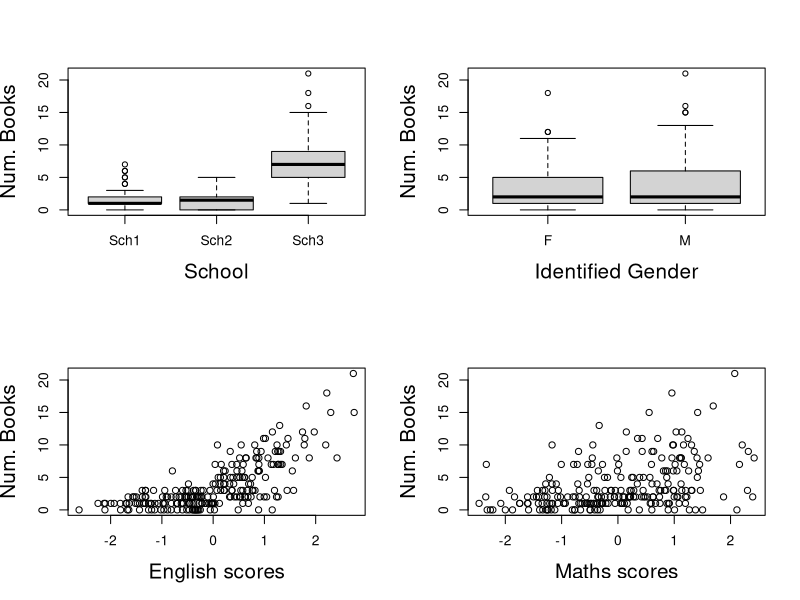
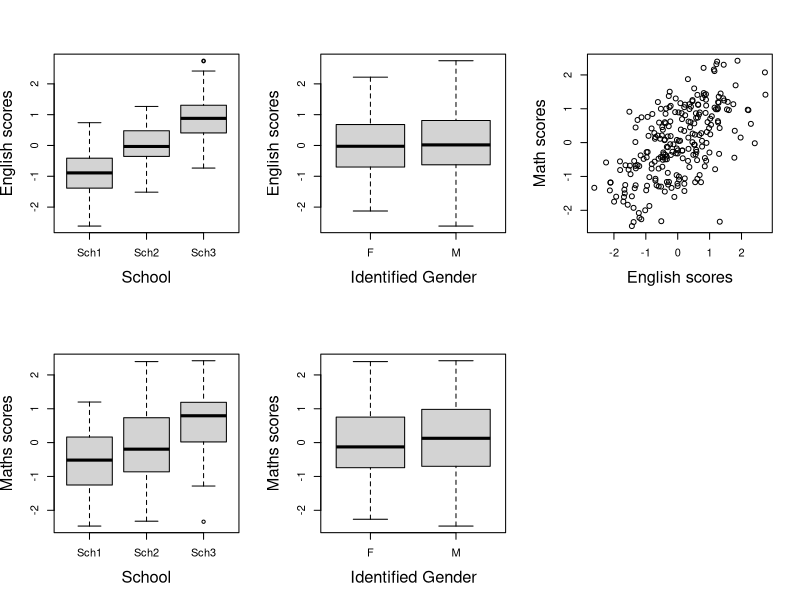
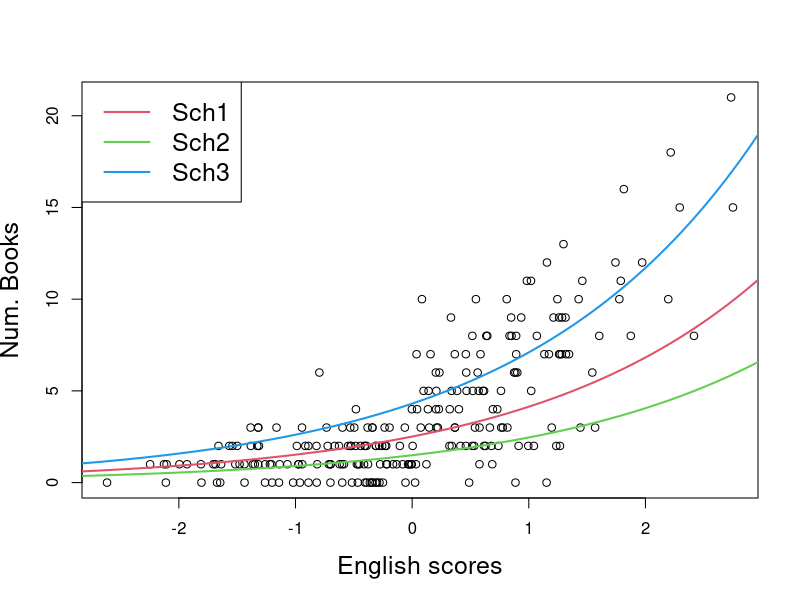
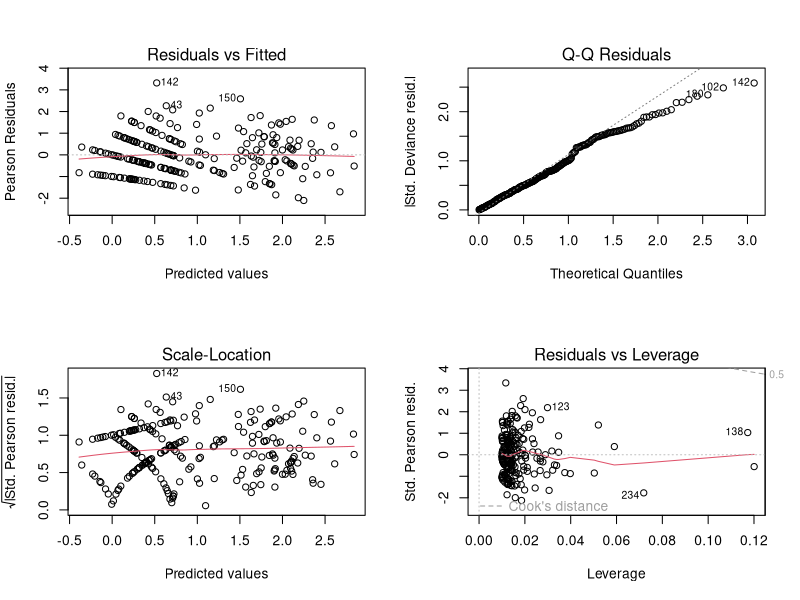
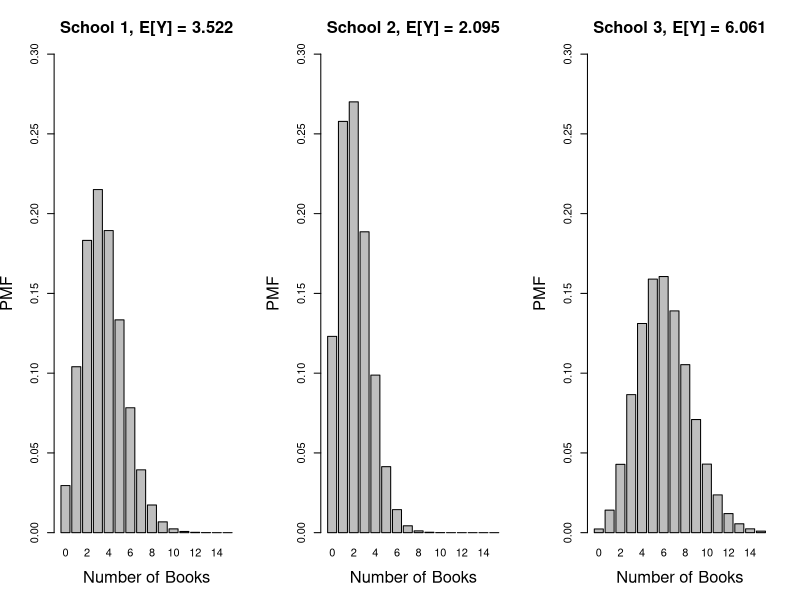

Recreate these plots in R, in order.
###############################################
# GRM: Case Study - GLMs              R code  #
###############################################
#Read data into R
Book <- read.table("Book.dat")
###############################################
# Explore the data                            #
###############################################
#Explore relationship of response variable with covariates
par(mfrow = c(2,2))
boxplot(Book[,"books"] ~ Book[,"school"], xlab = "School", ylab = "Num. Books", cex.lab = 1.5)
boxplot(Book[,"books"] ~ Book[,"gender"], xlab = "Identified Gender", ylab = "Num. Books", cex.lab = 1.5)
plot(Book[,"eng"], Book[,"books"], xlab = "English scores", ylab = "Num. Books", cex.lab = 1.5)
plot(Book[,"math"], Book[,"books"], xlab = "Maths scores", ylab = "Num. Books",  cex.lab = 1.5)
#Explore relationship amongst the covariates
par(mfrow = c(2,3))
boxplot(Book[,"eng"] ~ Book[,"school"], xlab = "School", ylab = "English scores", cex.lab = 1.5)
boxplot(Book[,"eng"] ~ Book[,"gender"], xlab = "Identified Gender", ylab = "English scores", cex.lab = 1.5)
plot(Book[,"eng"], Book[,"math"], xlab = "English scores", ylab = "Math scores", cex.lab = 1.5)
boxplot(Book[,"math"] ~ Book[,"school"], xlab = "School", ylab = "Maths scores", cex.lab = 1.5)
boxplot(Book[,"math"] ~ Book[,"gender"], xlab = "Identified Gender", ylab = "Maths scores", cex.lab = 1.5)
plot(1,1,type="n",xaxt="n",yaxt="n",xlab="",ylab="",frame=FALSE) #Blank space
cor(Book[,"eng"], Book[,"math"])
table(Book[,"school"], Book[,"gender"])
chisq.test(table(Book[,"school"], Book[,"gender"])) #Schools & identified genders are independent
###############################################
# Building the Poisson regression model       #
###############################################
#Simple Poisson regression model with maths score covariate
Model1 <- glm(formula = books ~ math, data = Book, family = poisson(link = "log"))
summary(Model1)
#Perform variable selection to find the best model
ModelAll <- glm(formula = books ~ ., data = Book, family = poisson(link = log))
ModelBest <- step(ModelAll, trace = 0)  #trace = 0 suppresses print-out
summary(ModelBest)
# Illustrate fitted regression curves      
par(mfrow = c(1, 1))
plot(Book[,"eng"], Book[,"books"], xlab = "English scores", ylab = "Num. Books",
     cex.lab = 1.5)
x <- seq(from = -3, to = 3, by = 0.1)
lines(x, exp(0.92 + 0.50*x), col = 2, lwd = 2)
lines(x, exp(0.92 - 0.52 + 0.50*x), col = 3, lwd = 2)
lines(x, exp(0.92 + 0.54 + 0.50*x), col = 4, lwd = 2)
legend("topleft", legend = c("Sch1","Sch2","Sch3"), col = c(2,3,4), lty = 1,lwd = 2, cex = 1.5)
# Assess validity of model assumptions
par(mfrow = c(2, 2))
plot(ModelBest)
###############################################
# Prediction                                  #
###############################################
# Construct new data frame for prediction
PredictData <- data.frame(
  school = c("Sch1", "Sch2", "Sch3", "Sch1", "Sch2", "Sch3"),
  gender = c("M", "M", "M", "F", "F", "F"),
  math   = rep(qnorm(0.75), rep = 6),
  eng    = rep(qnorm(0.75), rep = 6)
)
# Evaluate linear predictor
predict(ModelBest, newdata = PredictData)
#Predict expected response
predict(ModelBest, newdata = PredictData, type = "response")
# Illustrate the prediction PMFs for the three pupils
par(mfrow=c(1,3))
barplot(dpois(0:15, 3.522),names = 0:15, ylab = "PMF", cex.lab = 1.5, cex.main = 1.5,
        xlab = "Number of Books", main = "School 1, E[Y] = 3.522", ylim = c(0, 0.3))
barplot(dpois(0:15, 2.095),names = 0:15, ylab = "PMF", cex.lab = 1.5, cex.main = 1.5, 
        xlab = "Number of Books", main = "School 2, E[Y] = 2.095", ylim = c(0, 0.3))
barplot(dpois(0:15, 6.061),names = 0:15, ylab = "PMF", cex.lab = 1.5, cex.main = 1.5,
        xlab = "Number of Books", main = "School 3, E[Y] = 6.061", ylim = c(0, 0.3))
#Predict the expected response for pupil A and pupil B in question
PredictData2 <- data.frame(
  eng = c(qnorm(0.8), qnorm(0.25)), 
  school = c("Sch2","Sch3")
)
predict(ModelBest, newdata = PredictData2, type = "response")
#Pupil B has larger expected response